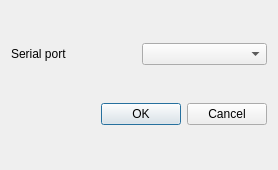
<?xml version="1.0" encoding="UTF-8"?>
<ui version="4.0">
 <class>configActuator</class>
 <widget class="QDialog" name="configActuator">
  <property name="geometry">
   <rect>
    <x>0</x>
    <y>0</y>
    <width>278</width>
    <height>170</height>
   </rect>
  </property>
  <property name="windowTitle">
   <string>Actuator Config</string>
  </property>
  <layout class="QGridLayout" name="gridLayout">
   <item row="1" column="0">
    <widget class="QDialogButtonBox" name="buttonBox">
     <property name="orientation">
      <enum>Qt::Horizontal</enum>
     </property>
     <property name="standardButtons">
      <set>QDialogButtonBox::Cancel|QDialogButtonBox::Ok</set>
     </property>
    </widget>
   </item>
   <item row="0" column="0">
    <layout class="QGridLayout" name="gridLayout_2">
     <item row="0" column="0">
      <widget class="QLabel" name="label">
       <property name="text">
        <string>Serial port</string>
       </property>
      </widget>
     </item>
     <item row="0" column="1">
      <widget class="QComboBox" name="serialport"/>
     </item>
    </layout>
   </item>
  </layout>
 </widget>
 <resources/>
 <connections>
  <connection>
   <sender>buttonBox</sender>
   <signal>accepted()</signal>
   <receiver>configActuator</receiver>
   <slot>accept()</slot>
   <hints>
    <hint type="sourcelabel">
     <x>248</x>
     <y>254</y>
    </hint>
    <hint type="destinationlabel">
     <x>157</x>
     <y>274</y>
    </hint>
   </hints>
  </connection>
  <connection>
   <sender>buttonBox</sender>
   <signal>rejected()</signal>
   <receiver>configActuator</receiver>
   <slot>reject()</slot>
   <hints>
    <hint type="sourcelabel">
     <x>316</x>
     <y>260</y>
    </hint>
    <hint type="destinationlabel">
     <x>286</x>
     <y>274</y>
    </hint>
   </hints>
  </connection>
 </connections>
</ui>
